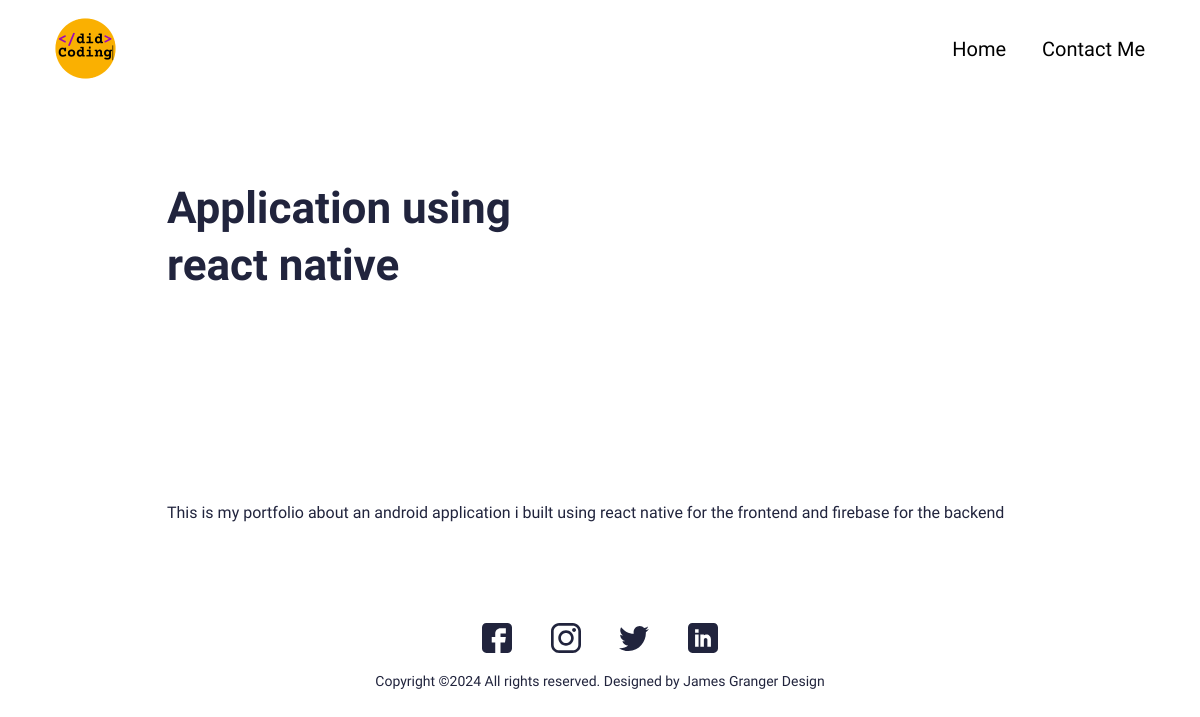
Page /portfolio/portfolio-2 on the committed database.
### main/models.py (models this page shows, shortened)
class Portfolio(models.Model):
    class Meta:
        verbose_name_plural = 'Portfolio Profiles'
        verbose_name = 'Portfolio Profile'
        ordering = ["name"]
    date = models.DateTimeField(blank=True,null=True)
    name = models.CharField(max_length=200,blank=True,null=True)
    description = models.CharField(max_length=500,blank=True,null=True)
    body = RichTextField(blank=True,null=True)
    image = models.ImageField(blank=True,null=True,upload_to="portfolio")
    slug = models.SlugField(blank=True,null=True)
    is_active = models.BooleanField(default=True)

### main/views.py (the view)
# urls.py: path('portfolio/<slug:slug>',views.PortfolioDetailView.as_view(),name="portfolio_detail"),
class PortfolioDetailView(generic.DetailView):
    model = Portfolio
    template_name = "main/portfolio-detail.html"
    paginate_by = 10
    def get_queryset(self):
        return super().get_queryset().filter(is_active=True)

### resume_web/context_processor.py (called while the page is built)
def project_context(request):
    context = {
        'me': User.objects.first(),
    }
    return context

### main/templates/main/portfolio-detail.html (shortened to what this page needs)
{% extends 'main/base.html' %}
{% load static %}
{% block content %}
<section>
  <div class="innerPageBannerCol">
    <div class="container">
      <div class="row g-4 g-md-3  align-items-center">
        <div class="col-md-6">
          <div class="bannerContent">
            <h1 class="xlTitle pb-md-3">{{object.name}}</h1>
          </div>
        </div>
      </div>
    </div>
  </div>
</section>
<section>
  <div class="sectionSpaceSm">
    <div class="container">
      {{object.body|safe}}
    </div>
  </div>
</section>
{%endblock%}

### static/css/style.css (style rules this page uses)
:root { --primaryColor: #9C07B6; --primaryDarkColor: #3D0048; --primaryHoverColor: #900AA8; --secondaryColor: #F9B000; --baseColor: #21243D; --baseFont: 'Heebo', sans-serif; --titleFont: 'Courier Prime', monospace; --regular: 400; --medium: 500; --bold: 700; --black: 900; --lightBg: #F1F1F1; }
html { scroll-behavior: smooth; }
body { font-family: var(--baseFont); color: var(--baseColor); line-height: normal; }
.xlTitle { font-size: 44px; line-height: 1.3; font-weight: var(--bold); font-family: var(--titleFont) }
.sectionSpaceSm { padding: 35px 0; }
.innerPageBannerCol { padding: 180px 0 150px; }
@media (min-width:992px) { .container, .container-lg, .container-md, .container-sm, .container-xl, .container-xxl { max-width: 890px; } }

### rows in the picture
Portfolio: name "Application using react native", body "This is my portfolio about an android application i built using react native for the frontend and firebase for the backend"
